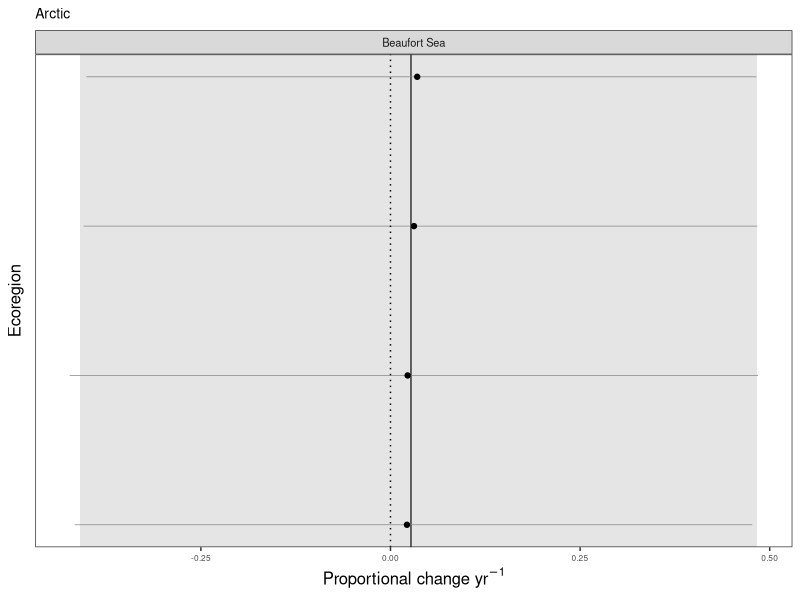
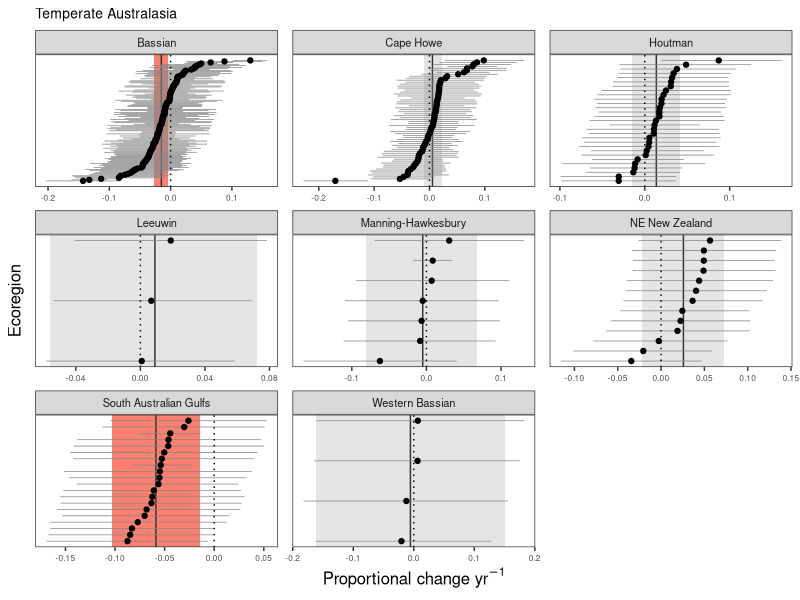
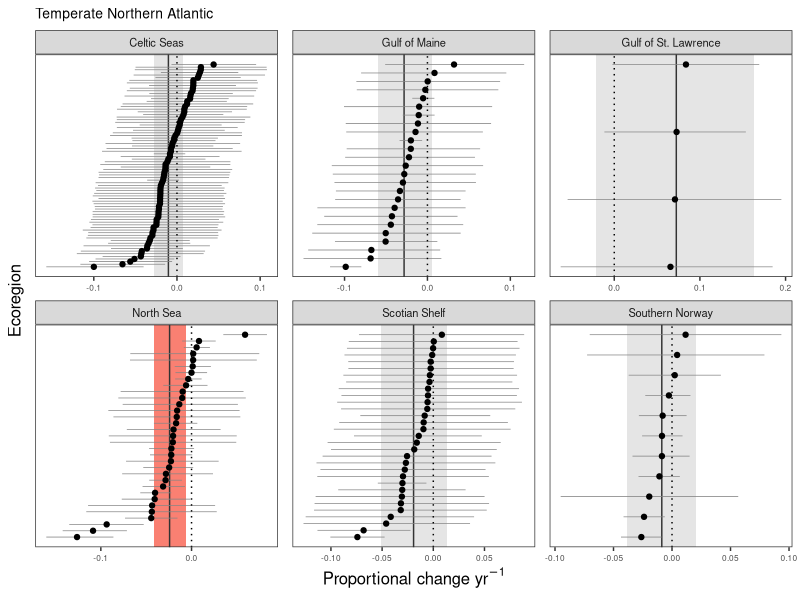
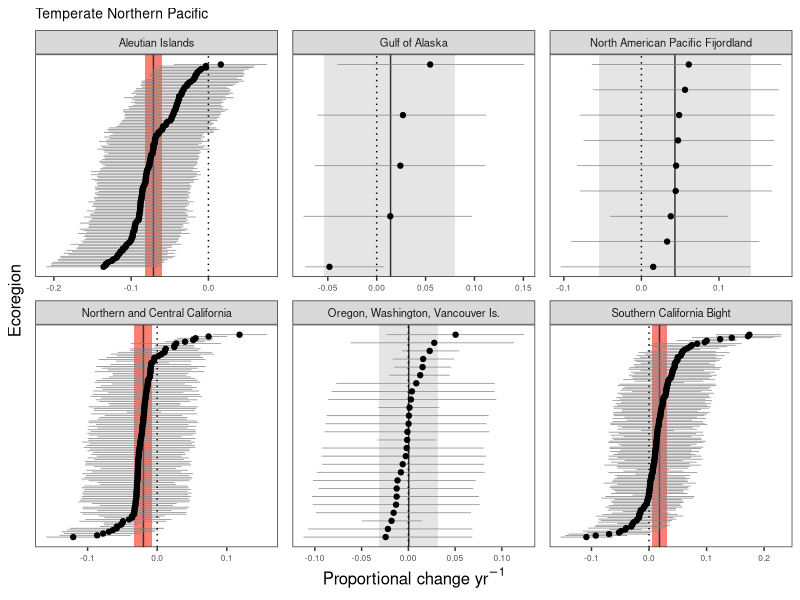
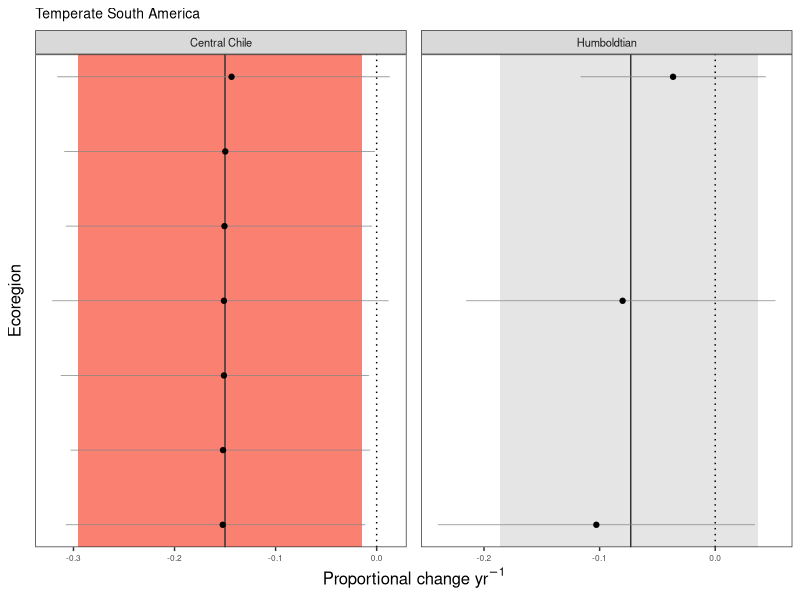
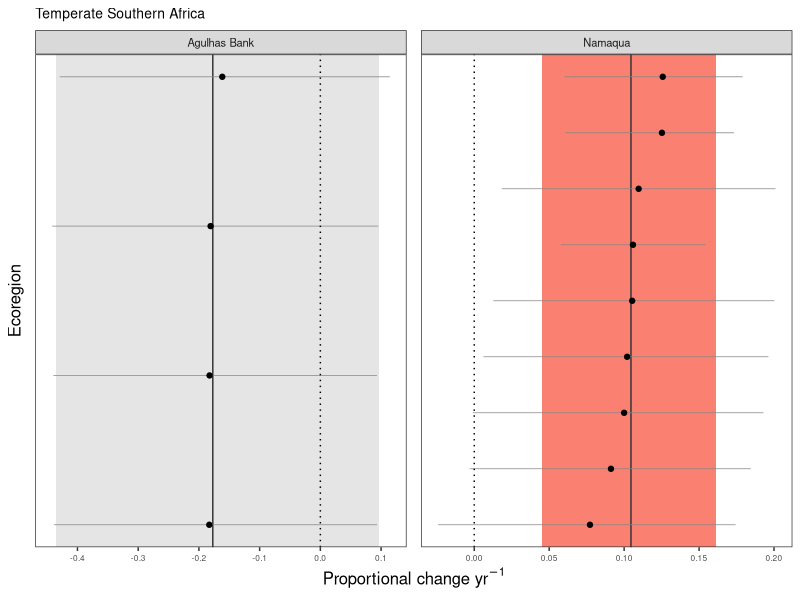
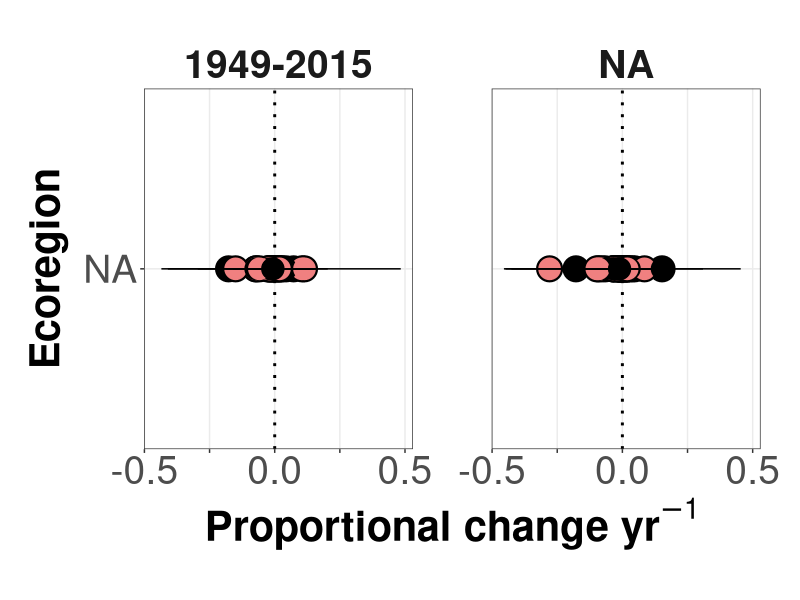
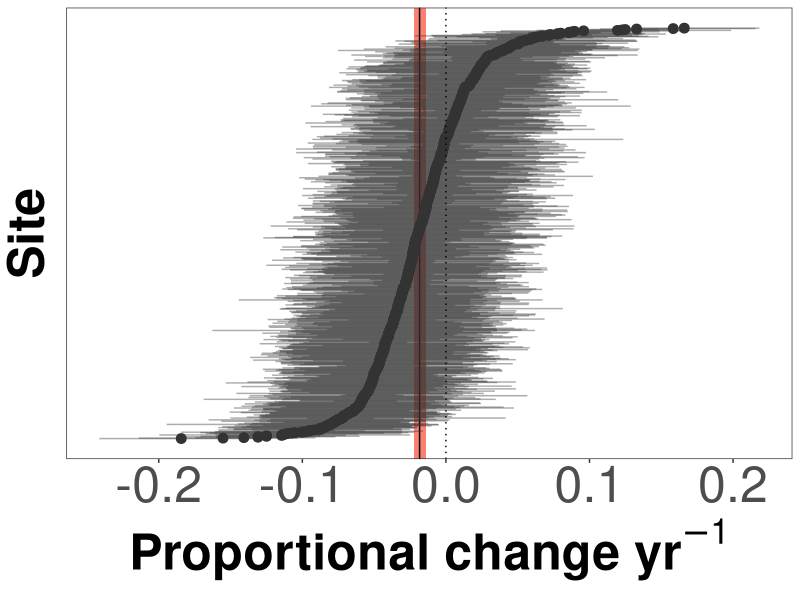

Recreate these plots in R, in order.
########################################################################
#### A script to plot temporal change data from NCEAS kelp database ####
#### Created by D. Okamoto and edited by K. Krumhansl               ####
#### Last edited March 29 2016                                      ####
########################################################################

setwd("~/Dropbox/nceas_kelp_climate_2013/temporal_change/github_repo/07_analysis_of_HLM_results")

library(ggplot2)
library(dplyr)

data<-read.csv("../06_HLM_output/site_slopes_3_points.csv")
#data<-read.csv("site_slopes.csv")

####shortening and correcting some ecoregion names####
levels(data$group_name) <- c(levels(data$group_name), "Beaufort Sea")
data$group_name[data$group_name=="Beaufort Sea - continental coast and shelf"]<-"Beaufort Sea"
levels(data$group_name) <- c(levels(data$group_name), "Gulf of Maine")
data$group_name[data$group_name == "Gulf of Maine/Bay of Fundy"]<-"Gulf of Maine"
levels(data$group_name) <- c(levels(data$group_name), "Oregon, Washington, Vancouver Is.")
data$group_name[data$group_name=="Oregon, Washington, Vancouver Coast and Shelf"]<-"Oregon, Washington, Vancouver Is."
levels(data$group_name) <- c(levels(data$group_name), "Northern and Central California")
data$group_name[data$group_name=="Northern California"]<-"Northern and Central California"
levels(data$group_name) <- c(levels(data$group_name), "Gulf of St. Lawrence")
data$group_name[data$group_name=="Gulf of St. Lawrence - Eastern Scotian Shelf"]<-"Gulf of St. Lawrence"
levels(data$group_name) <- c(levels(data$group_name), "NE New Zealand")
data$group_name[data$group_name=="Northeastern New Zealand"]<-"NE New Zealand"

sites<-data[data$parameter=="site_slope",]
eco_sites<-sites[sites$grouping=="Ecoregion",]
prov_sites<-sites[sites$grouping=="Province",]
realm_sites<-sites[sites$grouping=="Realm",]
world_sites<-sites[sites$grouping=="World",]
means<-data[data$parameter=="mean_slope",]
eco_mu<-means[means$grouping=="Ecoregion",]
prov_mu<-means[means$grouping=="Province",]
realm_mu<-means[means$grouping=="Realm",]
world_mu<-means[means$grouping=="World",]


#############################
####ecoregion facet plots####
#############################

#pull out site info and order the data
slopes.order <- eco_sites[order(eco_sites$group_name,eco_sites$mean),]
slopes.order.group <- eco_mu[order(eco_mu$mean),]

head(slopes.order)
head(slopes.order.group)

slopes.order.group$ymin= -Inf
slopes.order.group$ymax= Inf
slopes.order$StudyName2 <- factor(slopes.order$SiteName)
slopes.order$StudyName2 <- factor(slopes.order$SiteName,
                                  levels= sample(levels(slopes.order$StudyName2),
                                                 size= nlevels(slopes.order$StudyName2),replace= F)) 
####FULL DATA SET####

### plot the results ###
library(ggplot2)
library(gridExtra)

sitedata <- slopes.order[slopes.order$Period=="1900-2015",]
ecoregiondata <- slopes.order.group[slopes.order.group$Period=="1900-2015",]
ecoregiondata$DF0 <- ifelse(sign(ecoregiondata$upper_0.9_q)==sign(ecoregiondata$lower_0.9_q),1,0)
ecoregiondata$sign<-ecoregiondata$DF0*ecoregiondata$lower_0.9_q
  
sitedata$Site2 <- 1:nrow(sitedata)

#assigning realm info
region_info<-read.csv("../03_derived_data/CleanDataWithRegions.csv")
realm_info<-region_info[c("ECOREGION", "REALM")]
realm_info<-distinct(realm_info)
colnames(realm_info)[1]<-"group_name"

levels(realm_info$group_name) <- c(levels(realm_info$group_name), "Beaufort Sea")
realm_info$group_name[realm_info$group_name=="Beaufort Sea - continental coast and shelf"]<-"Beaufort Sea"
levels(realm_info$group_name) <- c(levels(realm_info$group_name), "Gulf of Maine")
realm_info$group_name[realm_info$group_name == "Gulf of Maine/Bay of Fundy"]<-"Gulf of Maine"
levels(realm_info$group_name) <- c(levels(realm_info$group_name), "Oregon, Washington, Vancouver Is.")
realm_info$group_name[realm_info$group_name=="Oregon, Washington, Vancouver Coast and Shelf"]<-"Oregon, Washington, Vancouver Is."
levels(realm_info$group_name) <- c(levels(realm_info$group_name), "Northern and Central California")
realm_info$group_name[realm_info$group_name=="Northern California"]<-"Northern and Central California"
levels(realm_info$group_name) <- c(levels(realm_info$group_name), "Gulf of St. Lawrence")
realm_info$group_name[realm_info$group_name=="Gulf of St. Lawrence - Eastern Scotian Shelf"]<-"Gulf of St. Lawrence"
levels(realm_info$group_name) <- c(levels(realm_info$group_name), "NE New Zealand")
realm_info$group_name[realm_info$group_name=="Northeastern New Zealand"]<-"NE New Zealand"

sitedata<-merge(sitedata, realm_info, by="group_name")
ecoregiondata<-merge(ecoregiondata, realm_info, by="group_name")

mylab<-expression(paste(plain('Proportional change'), plain(' yr'^{-1})))

for (i in 1:nlevels(factor(sitedata$REALM))){
   sitedata2 <- subset(sitedata,REALM==levels(factor(sitedata$REALM))[i])
   ecoregiondata2 <- subset(ecoregiondata,REALM==levels(factor(sitedata$REALM))[i])

plot1<-ggplot(data=sitedata2)+
  geom_rect(aes(xmax= upper_0.9_q,xmin= lower_0.9_q,ymin= ymin,ymax= ymax, fill=factor(DF0)),data= ecoregiondata2)+
  geom_vline(aes(xintercept= mean),colour= "grey20",data= ecoregiondata2, size=0.5)+
  geom_errorbarh(aes(y=Site2,x=mean,xmin=lower_0.9_q,xmax=upper_0.9_q),colour= "grey52", height=0,size=0.25)+
  geom_point(aes(y=Site2,x=mean),size= 1.5, colour="black")+
  facet_wrap(~group_name,scales= "free")+
  geom_vline(xintercept= 0,size= 0.5,linetype= "dotted")+
  theme_bw()+
  scale_fill_manual(values=c("grey90","salmon"))+
  theme(panel.grid.minor = element_line(colour = NA),
        panel.grid.major = element_line(colour = NA),
        axis.text.y = element_text(size=0),
        axis.ticks.y = element_line(size=0),
        legend.position="none",
        plot.title = element_text(size=10),
        axis.title.x = element_text(size=12),
        axis.text.x = element_text(size=6),
        axis.title.y = element_text(size=12),
        strip.text = element_text(size=8))+
  labs(title=sitedata2$REALM)+
  labs(x=mylab, y="Ecoregion", size=24)

assign(paste("REALM_", i, sep = ""), plot1)
}

pdf(height=2.4, width=2.3, "../Figures/HLM_means_plots/Arctic.pdf")
print(REALM_1)
dev.off()

pdf(height=6, width=6, "../Figures/HLM_means_plots/Temperate Australiasia.pdf")
print(REALM_2)
dev.off()

pdf(height=6, width=6, "../Figures/HLM_means_plots/Temperate North Atlantic.pdf")
print(REALM_3)
dev.off()

pdf(height=4.24, width=6, "../Figures/HLM_means_plots/Temperate Northern Pacific.pdf")
print(REALM_4)
dev.off()

pdf(height=2.4, width=4.25, "../Figures/HLM_means_plots/Temperate South America.pdf")
print(REALM_5)
dev.off()

pdf(height=2.5, width=4.25, "../Figures/HLM_means_plots/Temperate South Africa.pdf")
print(REALM_6)
dev.off()



#########################
####ecoregion means######
#########################

##FULL data set AND by Period##
eco_mu_ALL <- eco_mu
eco_sites_ALL <- eco_sites

eco_mu_ALL$group_name<-factor(eco_mu_ALL$group_name, levels=rev(levels(eco_mu_ALL$group_name)))
eco_sites_ALL$group_name<-factor(eco_sites_ALL$group_name, levels=rev(levels(eco_sites_ALL$group_name)))

eco_mu_FULL<-eco_mu_ALL[eco_mu_ALL$Period=="1900-2015",]
eco_mu_FULL_r<-eco_mu_FULL
eco_mu_FULL_r$group_name<-factor(eco_mu_FULL$group_name, levels=eco_mu_FULL[order(eco_mu_FULL$mean), "group_name"])

eco_mu_FULL_r$DF0 <- ifelse(sign(eco_mu_FULL_r$upper_0.9_q)==sign(eco_mu_FULL_r$lower_0.9_q),1,0)
eco_mu_FULL_r$DF0<- as.factor(eco_mu_FULL_r$DF0)

eco_mu_REST<-eco_mu_ALL[!eco_mu_ALL$Period=="1900-2015",]
eco_sites_REST<-eco_sites_ALL[!eco_sites_ALL$Period=="1900-2015",]

eco_mu_REST$DF0 <- ifelse(sign(eco_mu_REST$upper_0.9_q)==sign(eco_mu_REST$lower_0.9_q),1,0)
eco_mu_REST$DF0<- as.factor(eco_mu_REST$DF0)

eco_mu_ALL<-rbind(eco_mu_FULL_r, eco_mu_REST)


levels(eco_mu_ALL$Period) <- c(levels(eco_mu_ALL$Period), "1949-2015")
eco_mu_ALL$Period[eco_mu_ALL$Period == "1900-2015"]<-"1949-2015"

levels(eco_sites_ALL$Period) <- c(levels(eco_sites_ALL$Period), "1949-2015")
eco_sites_ALL$Period[eco_sites_ALL$Period == "1900-2015"]<-"1949-2015"

eco_mu_ALL$Period<-factor(eco_mu_ALL$Period, levels=rev(levels(eco_mu_ALL$Period)))
eco_sites_ALL$Period<-factor(eco_sites_ALL$Period, levels=rev(levels(eco_sites_ALL$Period)))

mylab<-expression(paste(bold('Proportional change'), bold(' yr'^{-1})))

pdf("../Figures/HLM_means_plots/slopes_ecoregion_ALL_95.pdf", height=18, width=18)
#jpeg("../Figures/HLM_means_plots/slopes_ecoregion_ALL_95.jpg", height=1024, width=1224, type = c("quartz"))
ggplot(data=eco_mu_ALL) + 
  geom_point(aes(x=mean, y=group_name), size=8.5, colour="black")+
  geom_point(aes(x=mean, y=group_name,colour=DF0), size=7)+
  scale_colour_manual(values=c("black","lightcoral"))+
  geom_errorbarh(aes(y=group_name,x=mean,xmin=lower_0.9_q,xmax=upper_0.9_q), height=0,size= .5)+
  geom_vline(xintercept= 0,size= 1,linetype= "dotted")+
  #geom_point(aes(x=mean, y=group_name), data=eco_sites_ALL, size=2, position="jitter", alpha=0.15)+
  facet_grid(~Period)+
  labs(x=mylab, y="Ecoregion")+
  scale_x_continuous(breaks=c(-0.5, -0.25, 0.0, 0.25, 0.5), labels=c("-0.5", " ", "0.0", " ", "0.5"))+
  theme_bw()+
  theme(panel.grid.minor = element_blank(), 
        legend.position="none", 
        axis.title.x=element_text(size=30, face="bold"),
        axis.title.y=element_text(size=30, face="bold", vjust=2),
        axis.text.y=element_text(size=28),
        axis.text.x=element_text(size=28),
        strip.text = element_text(size=28, face="bold"),
        panel.margin = unit(20, "mm"),
        plot.margin = unit(c(10,10,10,10), "mm"),
        strip.background=element_blank())
dev.off()


#########################
####world plot###########
#########################

#pull out site info and order the data
slopes.order <- world_sites[order(world_sites$group_name,world_sites$mean),]
slopes.order.group <- world_mu[order(world_mu$mean),]

head(slopes.order)
head(slopes.order.group)

slopes.order.group$ymin= -Inf
slopes.order.group$ymax= Inf
slopes.order$StudyName2 <- factor(slopes.order$SiteName)
slopes.order$StudyName2 <- factor(slopes.order$SiteName,
                                  levels= sample(levels(slopes.order$StudyName2),
                                                 size= nlevels(slopes.order$StudyName2),replace= F)) 
####FULL DATA SET####

### plot the results ###
library(ggplot2)

sitedata <- slopes.order[slopes.order$Period=="1900-2015",]
worlddata <- slopes.order.group[slopes.order.group$Period=="1900-2015",]
worlddata$DF0 <- ifelse(sign(worlddata$upper_0.9_q)==sign(worlddata$lower_0.9_q),1,0)
sitedata$Site2 <- 1:nrow(sitedata)


pdf(width= 15,height= 15,"../Figures/HLM_means_plots/slopes_facets_world_FULL_95.pdf")
ggplot(data=sitedata)+
  geom_rect(aes(xmax= upper_0.9_q,xmin= lower_0.9_q,ymin= ymin,ymax= ymax,fill=factor(DF0)),data= worlddata)+
  geom_vline(aes(xintercept= mean),colour= "black",data= worlddata)+
  geom_errorbarh(aes(y=Site2,x=mean,xmin=lower_0.9_q,xmax=upper_0.9_q), colour= "grey20", height=0,size= .5, alpha=0.4)+
  geom_point(aes(y=Site2,x=mean),colour="grey20", size= 3)+
  geom_vline(xintercept= 0,size=0.5,linetype= "dotted")+
  theme_bw()+
  scale_fill_manual(values=c("salmon"))+
  theme(panel.grid.minor = element_line(colour = NA),
        panel.grid.major = element_line(colour = NA),
        axis.text.y= element_text(size=0),
        axis.text.x= element_text(size=36),
        axis.ticks.y= element_line(size=0, colour="white"),
        legend.position="none",
        plot.title = element_text(size=0),
        axis.title.x = element_text(size=36),
        axis.title.y = element_text(size=36, face="bold"))+
  ylab("Site")+xlab(mylab)
dev.off()




 
